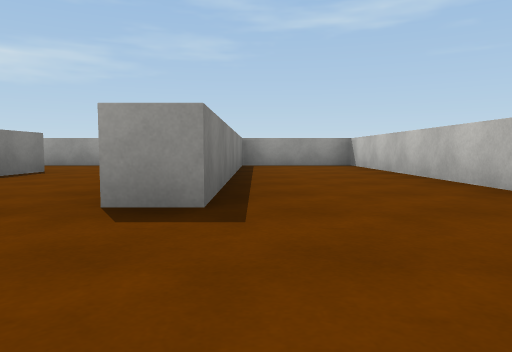
View 1 (above)

16 first-person views from a walk through a scene from a Unity 3-D project. The camera is 0.55 m above the floor, tilts 4° down and sees 70° across. The floor is counted in squares, 2 m on a side. Each view is taken from the middle of a square. On the plan, view 1 faces up. The plan holds only what a view shows up to about 9 squares ahead; the rest is blank. Surface patterns are stand-ins for the level's own textures.

View 2
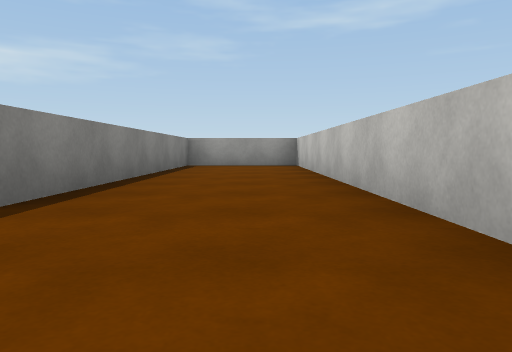

View 3
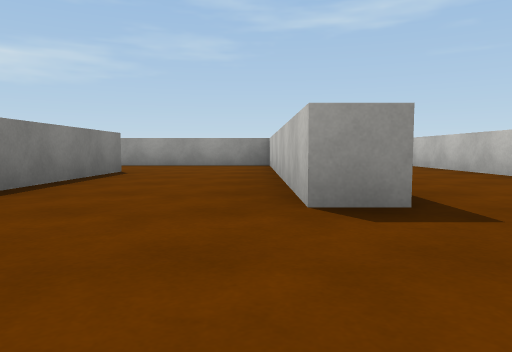

View 4
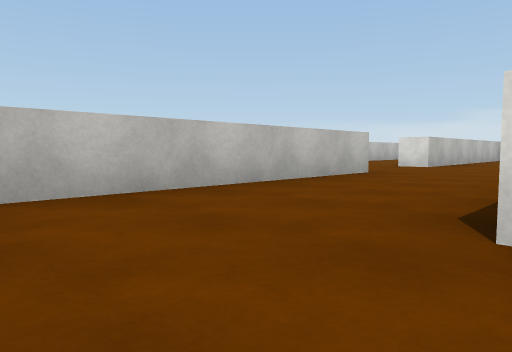

View 5
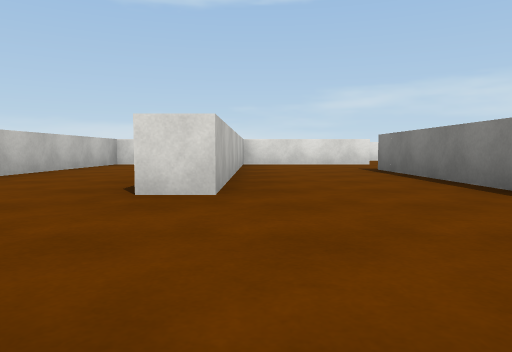

View 6
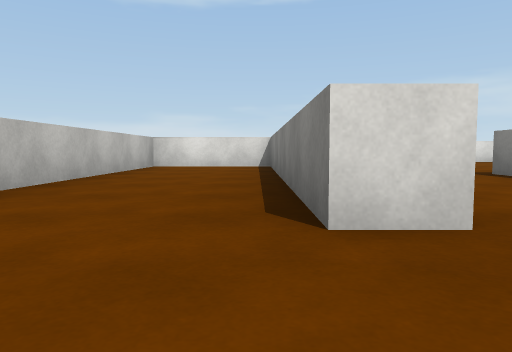

View 7
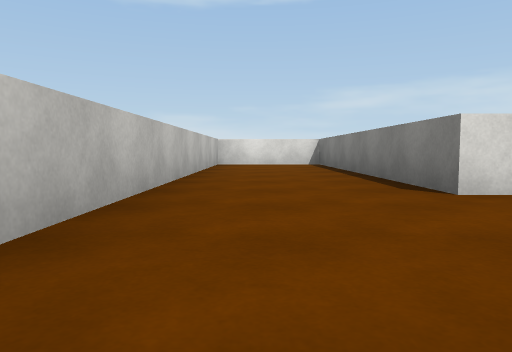

View 8
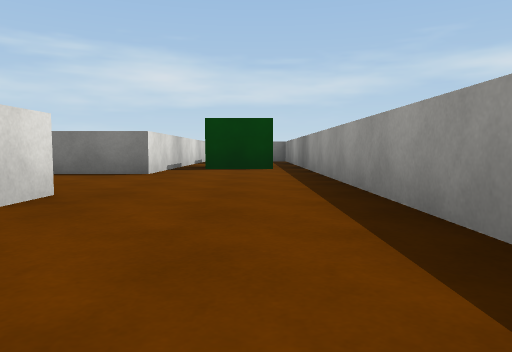

View 9
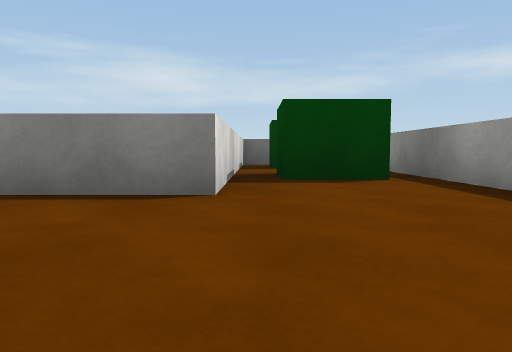

View 10
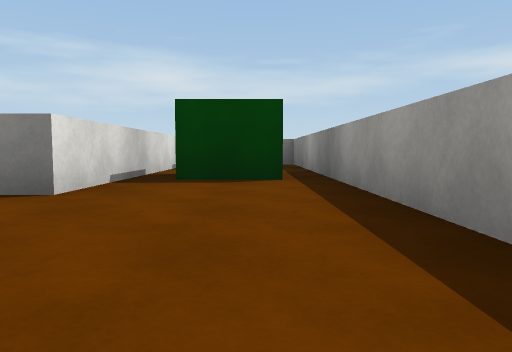

View 11
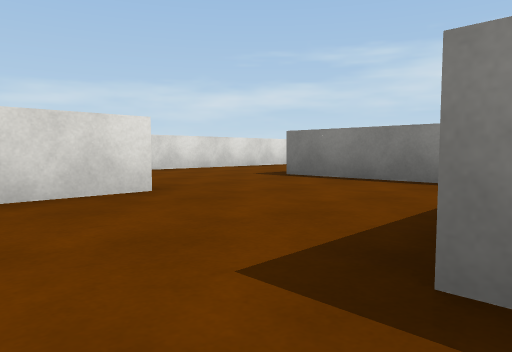

View 12
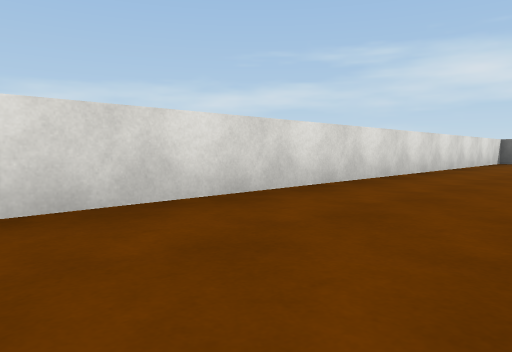

View 13
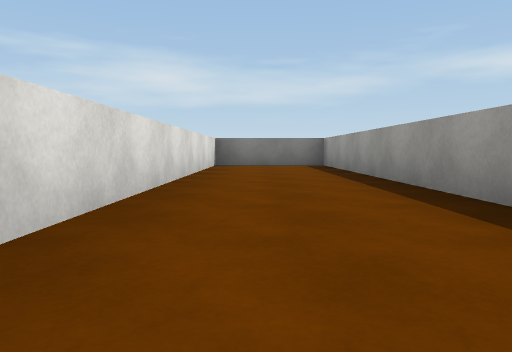

View 14
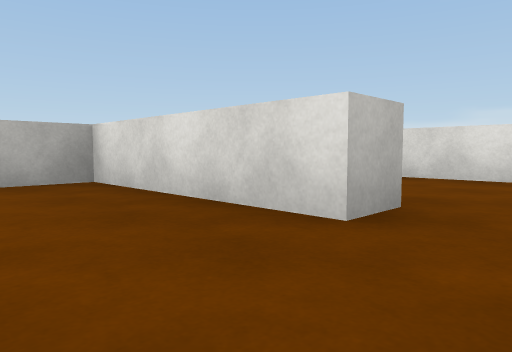

View 15
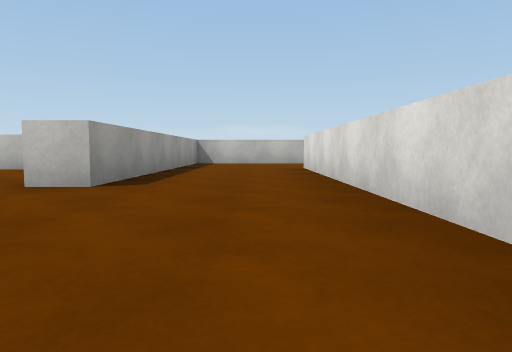

View 16
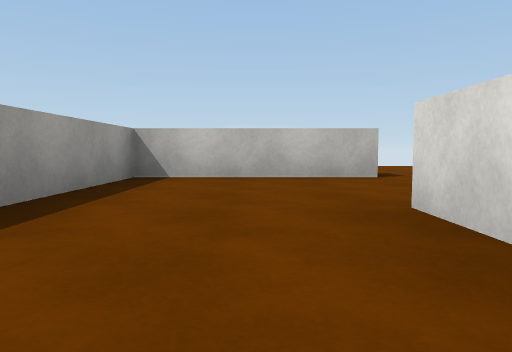

### Floor plan
Ten units are one square. View 1 is at (0, 0); x grows to the right and y downward. Boxes are objects, and circles mark ways between rooms. Rooms are numbered by the first view taken in them; rooms with no view inside come last. Other rooms are left out.
<svg viewBox="-133 -73 155 158">
<path fill="none" stroke="#000" d="M-2 3 -2 53 17 53 17 -68 -2 -68 -2 -17M-28 5 -28 32M-2 -17 -8 -17 -8 -65M-32 -48 -28 -48 -28 -24M-8 -68 -35 -68M-33 53 -8 53 -8 3 -2 3M-78 58 -128 58 -128 77 -2 77M17 75 17 58 -33 58M-53 40 -53 58M-33 58 -33 53"/>
<circle cx="0" cy="-5" r="3" fill="#2a7"/>
<circle cx="-30" cy="45" r="3" fill="#2a7"/>
<circle cx="-40" cy="60" r="3" fill="#2a7"/>
<text x="10" y="-10">1</text>
<text x="-20" y="-10">2</text>
<text x="-50" y="70">3</text>
<text x="-40" y="40">4</text>
</svg>
Room 1 opens to room 2. Room 2 opens to room 4. Room 3 opens to room 4.

Where each view was taken, in squares from view 1:
view 1: 0 up, 0 right, facing up
view 2: 0 up, 1 right, facing up
view 3: 0 up, 1 left, facing up
view 4: 6 up, 3 left, facing down-right
view 5: 2 up, 1 left, facing down
view 6: 1 up, 0 right, facing down
view 7: 2 up, 1 right, facing down
view 8: 6 up, 1 left, facing left
view 9: 5 up, 3 left, facing left
view 10: 6 up, 3 left, facing left
view 11: 3 down, 2 left, facing down-left
view 12: 6 down, 4 left, facing down-left
view 13: 7 down, 6 left, facing left
view 14: 4 down, 4 left, facing down-right
view 15: 7 down, 6 left, facing right
view 16: 7 down, 2 left, facing right
